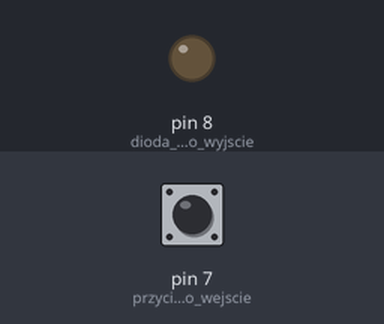
Bench run of a sketch on a simulated Arduino Uno, built with avr-gcc and run on an emulated ATmega328P. On the bench: output pins drawn as LEDs (lit = HIGH). The inputs (shaded band) are chosen by the test bench; at power-on: pin 7 (przycisk_jako_wejscie) HIGH.

Above: at 1.2 s.
1.3 s: pin 7 (przycisk_jako_wejscie) pulled LOW for 0.15 s
At 1.7 s:
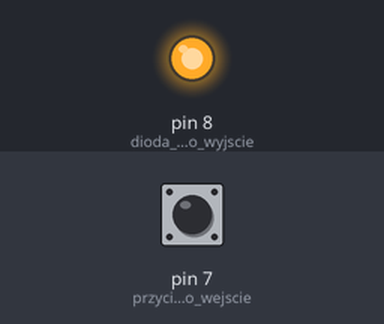
3.8 s: pin 7 (przycisk_jako_wejscie) pulled LOW for 3.2 s
At 9.0 s:
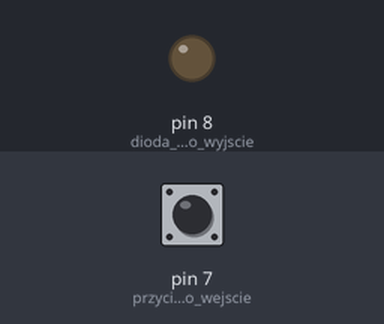
Timing chart, 0 to 10.5 s (numbered marks = the images above; inputs shaded):
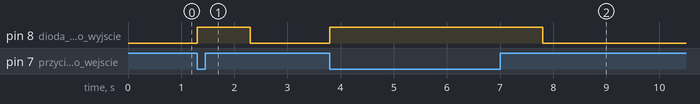

The sketch:

second_step1.ino
```cpp
void setup() {
  pinMode(8, OUTPUT);   //dioda jako wyjscie
  pinMode(7, INPUT_PULLUP);   //przycisk jako wejscie
  digitalWrite(8, LOW);   //wylaczenie diody

}

void loop() {

  if(digitalRead(7) == LOW) {   //jesli przycisk wcisniety
    digitalWrite(8, HIGH);    //wlacz diode
    delay(1000);
  }
  else {    //jesli warunek nie zostal spelniony (przycisk nie jest wcisniety)
    digitalWrite(8, LOW);   //wylacz diode
  }
}
```

Measured:
- after the input at 1.3 s, pin 8 (dioda_jako_wyjscie): LOW → HIGH at once, → LOW 1.0 s later
- after the input at 3.8 s, pin 8 (dioda_jako_wyjscie): LOW → HIGH at once, → LOW 4.0 s later
